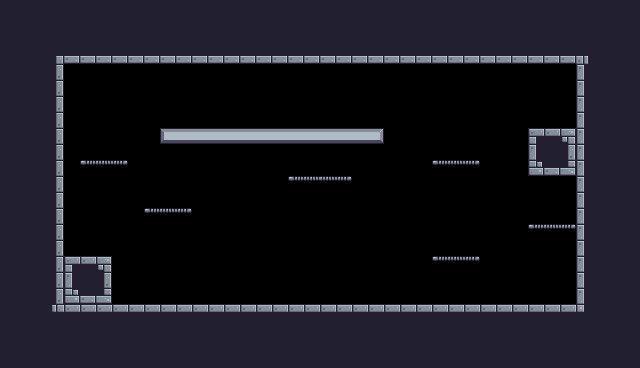

Tiled map render using the project's own tile images. Description and the whole map definition, tile-layer contents included, below:
An orthogonal 40x23 tile map with 16x16 px tiles, 1 tile layer (Background) and 25 objects (7x Fruit, 6x Platform, 2x Saw, Player, Checkpoint, ...).

<map version="1.10" tiledversion="1.11.2" orientation="orthogonal" renderorder="right-down" width="40" height="23" tilewidth="16" tileheight="16" infinite="0" nextlayerid="5" nextobjectid="39">
 <tileset firstgid="1" source="Pixel Adventure.tsx" />
 <layer id="1" name="Background" width="40" height="23">
  <properties>
   <property name="BackgroundColor" value="Blue" />
  </properties>
  <data encoding="csv">
24,24,24,24,24,24,24,24,24,24,24,24,24,24,24,24,24,24,24,24,24,24,24,24,24,24,24,24,24,24,24,24,24,24,24,24,24,24,24,24,
24,24,24,24,24,24,24,24,24,24,24,24,24,24,24,24,24,24,24,24,24,24,24,24,24,24,24,24,24,24,24,24,24,24,24,24,24,24,24,24,
24,24,24,24,24,24,24,24,24,24,24,24,24,24,24,24,24,24,24,24,24,24,24,24,24,24,24,24,24,24,24,24,24,24,24,24,24,24,24,24,
24,24,24,4,46,46,46,46,46,46,46,46,46,46,46,46,46,46,46,46,46,46,46,46,46,46,46,46,46,46,46,46,46,46,46,46,5,24,24,24,
24,24,24,25,0,0,0,0,0,0,0,0,0,0,0,0,0,0,0,0,0,0,0,0,0,0,0,0,0,0,0,0,0,0,0,0,23,24,24,24,
24,24,24,25,0,0,0,0,0,0,0,0,0,0,0,0,0,0,0,0,0,0,0,0,0,0,0,0,0,0,0,0,0,0,0,0,23,24,24,24,
24,24,24,25,0,0,0,0,0,0,0,0,0,0,0,0,0,0,0,0,0,0,0,0,0,0,0,0,0,0,0,0,0,0,0,0,23,24,24,24,
24,24,24,25,0,0,0,0,0,0,0,0,0,0,0,0,0,0,0,0,0,0,0,0,0,0,0,0,0,0,0,0,0,0,0,0,23,24,24,24,
24,24,24,25,0,0,0,0,0,0,101,102,102,102,102,102,102,102,102,102,102,102,102,103,0,0,0,0,0,0,0,0,0,1,2,3,23,24,24,24,
24,24,24,25,0,0,0,0,0,0,0,0,0,0,0,0,0,0,0,0,0,0,0,0,0,0,0,0,0,0,0,0,0,23,24,25,23,24,24,24,
24,24,24,25,0,62,63,64,0,0,0,0,0,0,0,0,0,0,0,0,0,0,0,0,0,0,0,62,63,64,0,0,0,45,46,47,23,24,24,24,
24,24,24,25,0,0,0,0,0,0,0,0,0,0,0,0,0,0,62,63,63,64,0,0,0,0,0,0,0,0,0,0,0,0,0,0,23,24,24,24,
24,24,24,25,0,0,0,0,0,0,0,0,0,0,0,0,0,0,0,0,0,0,0,0,0,0,0,0,0,0,0,0,0,0,0,0,23,24,24,24,
24,24,24,25,0,0,0,0,0,62,63,64,0,0,0,0,0,0,0,0,0,0,0,0,0,0,0,0,0,0,0,0,0,0,0,0,23,24,24,24,
24,24,24,25,0,0,0,0,0,0,0,0,0,0,0,0,0,0,0,0,0,0,0,0,0,0,0,0,0,0,0,0,0,62,63,64,23,24,24,24,
24,24,24,25,0,0,0,0,0,0,0,0,0,0,0,0,0,0,0,0,0,0,0,0,0,0,0,0,0,0,0,0,0,0,0,0,23,24,24,24,
24,24,24,25,1,2,3,0,0,0,0,0,0,0,0,0,0,0,0,0,0,0,0,0,0,0,0,62,63,64,0,0,0,0,0,0,23,24,24,24,
24,24,24,25,23,24,25,0,0,0,0,0,0,0,0,0,0,0,0,0,0,0,0,0,0,0,0,0,0,0,0,0,0,0,0,0,23,24,24,24,
24,24,24,25,45,46,47,0,0,0,0,0,0,0,0,0,0,0,0,0,0,0,0,0,0,0,0,0,0,0,0,0,0,0,0,0,23,24,24,24,
24,24,24,26,2,2,2,2,2,2,2,2,2,2,2,2,2,2,2,2,2,2,2,2,2,2,2,2,2,2,2,2,2,2,2,2,27,24,24,24,
24,24,24,24,24,24,24,24,24,24,24,24,24,24,24,24,24,24,24,24,24,24,24,24,24,24,24,24,24,24,24,24,24,24,24,24,24,24,24,24,
24,24,24,24,24,24,24,24,24,24,24,24,24,24,24,24,24,24,24,24,24,24,24,24,24,24,24,24,24,24,24,24,24,24,24,24,24,24,24,24,
24,24,24,24,24,24,24,24,24,24,24,24,24,24,24,24,24,24,24,24,24,24,24,24,24,24,24,24,24,24,24,24,24,24,24,24,24,24,24,24
</data>
 </layer>
 <objectgroup id="2" name="Spawnpoints">
  <object id="10" name="Cherries" type="Fruit" x="272" y="144" width="32" height="32" />
  <object id="11" name="Cherries" type="Fruit" x="304" y="144" width="32" height="32" />
  <object id="12" name="Player" type="Player" x="80" y="224" width="32" height="32" />
  <object id="13" name="Saw" type="Saw" x="192" y="272" width="32" height="32">
   <properties>
    <property name="isVertical" type="bool" value="false" />
    <property name="offNeg" type="float" value="5" />
    <property name="offPos" type="float" value="22" />
   </properties>
  </object>
  <object id="14" name="Saw" type="Saw" x="464" y="272" width="32" height="32">
   <properties>
    <property name="isVertical" type="bool" value="false" />
    <property name="offNeg" type="float" value="22" />
    <property name="offPos" type="float" value="5" />
   </properties>
  </object>
  <object id="15" name="Bananas" type="Fruit" x="160" y="176" width="32" height="32" />
  <object id="16" name="Bananas" type="Fruit" x="80" y="128" width="32" height="32" />
  <object id="17" name="Bananas" type="Fruit" x="432" y="224" width="32" height="32" />
  <object id="19" name="Kiwi" type="Fruit" x="528" y="192" width="32" height="32" />
  <object id="20" type="Checkpoint" x="512" y="64" width="64" height="64" />
  <object id="21" name="Chicken" type="Chicken" x="256" y="96" width="32" height="32">
   <properties>
    <property name="offNeg" type="float" value="6" />
    <property name="offPos" type="float" value="6" />
   </properties>
  </object>
  <object id="22" name="Cherries" type="Fruit" x="432" y="128" width="32" height="32" />
 </objectgroup>
 <objectgroup id="4" name="Collisions">
  <object id="6" x="48" y="48" width="16" height="272" />
  <object id="7" x="64" y="304" width="528" height="16" />
  <object id="8" x="576" y="48" width="16" height="256" />
  <object id="9" x="64" y="48" width="512" height="16" />
  <object id="30" x="160" y="128" width="224" height="16" />
  <object id="31" x="64" y="256" width="48" height="48" />
  <object id="32" x="528" y="128" width="48" height="48" />
  <object id="33" type="Platform" x="80" y="160" width="48" height="16" />
  <object id="34" type="Platform" x="144" y="208" width="48" height="16" />
  <object id="35" type="Platform" x="288" y="176" width="64" height="16" />
  <object id="36" type="Platform" x="432" y="160" width="48" height="16" />
  <object id="37" type="Platform" x="432" y="256" width="48" height="16" />
  <object id="38" type="Platform" x="528" y="224" width="48" height="16" />
 </objectgroup>
</map>
